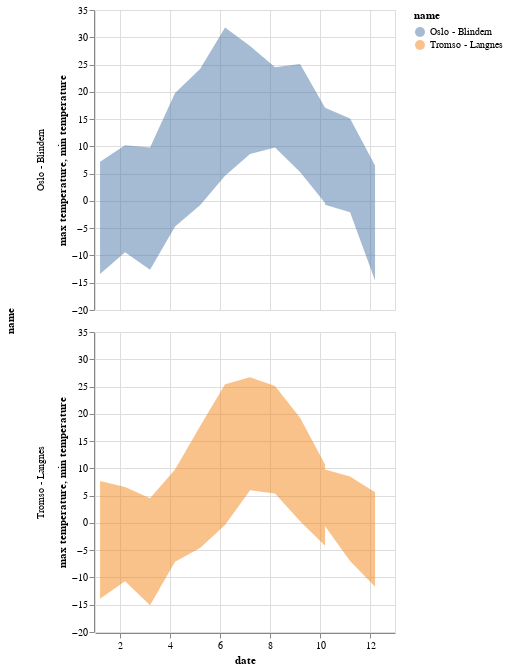

Here is the notebook cell this chart was saved with:
### Code cell
alt.Chart(data).mark_area(opacity=0.5).encode(
    x="date",
    y="max temperature",
    y2="min temperature",
    color="name",
    row="name",
    )

### Figure 1 — Vega-Lite specification as saved in the notebook (floating-point values rounded to 4 significant figures)
{"config": {"view": {"continuousWidth": 300, "continuousHeight": 300}}, "data": {"name": "data-f4ac2cced84352f89084c1c2a620235a"}, "mark": {"type": "area", "opacity": 0.5}, "encoding": {"color": {"field": "name", "type": "nominal"}, "row": {"field": "name", "type": "nominal"}, "x": {"field": "date", "type": "quantitative"}, "y": {"field": "max temperature", "type": "quantitative"}, "y2": {"field": "min temperature"}}, "$schema": "https://vega.github.io/schema/vega-lite/v5.16.3.json", "datasets": {"data-f4ac2cced84352f89084c1c2a620235a": [{"name": "Tromso - Langnes", "station": "SN90490", "date": 10.2, "max temperature": 10.7, "precipitation": 187.0, "min temperature": -4.2}, {"name": "Tromso - Langnes", "station": "SN90490", "date": 11.2, "max temperature": 8.5, "precipitation": 41.5, "min temperature": -7.0}, {"name": "Tromso - Langnes", "station": "SN90490", "date": 12.2, "max temperature": 5.6, "precipitation": 88.8, "min temperature": -11.7}, {"name": "Tromso - Langnes", "station": "SN90490", "date": 1.202, "max temperature": 7.7, "precipitation": 111.4, "min temperature": -13.9}, {"name": "Tromso - Langnes", "station": "SN90490", "date": 2.202, "max temperature": 6.6, "precipitation": 171.3, "min temperature": -10.7}, {"name": "Tromso - Langnes", "station": "SN90490", "date": 3.202, "max temperature": 4.5, "precipitation": 157.0, "min temperature": -15.1}, {"name": "Tromso - Langnes", "station": "SN90490", "date": 4.202, "max temperature": 9.8, "precipitation": 85.0, "min temperature": -7.1}, {"name": "Tromso - Langnes", "station": "SN90490", "date": 5.202, "max temperature": 17.7, "precipitation": 101.2, "min temperature": -4.6}, {"name": "Tromso - Langnes", "station": "SN90490", "date": 6.202, "max temperature": 25.4, "precipitation": 43.4, "min temperature": -0.4}, {"name": "Tromso - Langnes", "station": "SN90490", "date": 7.202, "max temperature": 26.7, "precipitation": 14.0, "min temperature": 6.0}, {"name": "Tromso - Langnes", "station": "SN90490", "date": 8.202, "max temperature": 25.1, "precipitation": 43.4, "min temperature": 5.4}, {"name": "Tromso - Langnes", "station": "SN90490", "date": 9.202, "max temperature": 19.3, "precipitation": 163.7, "min temperature": 0.3}, {"name": "Tromso - Langnes", "station": "SN90490", "date": 10.2, "max temperature": 9.8, "precipitation": 64.8, "min temperature": -0.6}, {"name": "Oslo - Blindern", "station": "SN18700", "date": 10.2, "max temperature": 17.1, "precipitation": 82.9, "min temperature": -0.4}, {"name": "Oslo - Blindern", "station": "SN18700", "date": 11.2, "max temperature": 15.1, "precipitation": 83.4, "min temperature": -2.1}, {"name": "Oslo - Blindern", "station": "SN18700", "date": 12.2, "max temperature": 6.5, "precipitation": 85.5, "min temperature": -14.6}, {"name": "Oslo - Blindern", "station": "SN18700", "date": 1.202, "max temperature": 7.2, "precipitation": 100.5, "min temperature": -13.4}, {"name": "Oslo - Blindern", "station": "SN18700", "date": 2.202, "max temperature": 10.2, "precipitation": 46.0, "min temperature": -9.4}, {"name": "Oslo - Blindern", "station": "SN18700", "date": 3.202, "max temperature": 9.8, "precipitation": 72.6, "min temperature": -12.6}, {"name": "Oslo - Blindern", "station": "SN18700", "date": 4.202, "max temperature": 19.8, "precipitation": 99.7, "min temperature": -4.7}, {"name": "Oslo - Blindern", "station": "SN18700", "date": 5.202, "max temperature": 24.2, "precipitation": 17.0, "min temperature": -0.8}, {"name": "Oslo - Blindern", "station": "SN18700", "date": 6.202, "max temperature": 31.8, "precipitation": 39.9, "min temperature": 4.6}, {"name": "Oslo - Blindern", "station": "SN18700", "date": 7.202, "max temperature": 28.4, "precipitation": 146.9, "min temperature": 8.6}, {"name": "Oslo - Blindern", "station": "SN18700", "date": 8.202, "max temperature": 24.5, "precipitation": 259.8, "min temperature": 9.8}, {"name": "Oslo - Blindern", "station": "SN18700", "date": 9.202, "max temperature": 25.1, "precipitation": 105.8, "min temperature": 5.3}, {"name": "Oslo - Blindern", "station": "SN18700", "date": 10.2, "max temperature": 17.1, "precipitation": 7.3, "min temperature": -0.7}]}}
